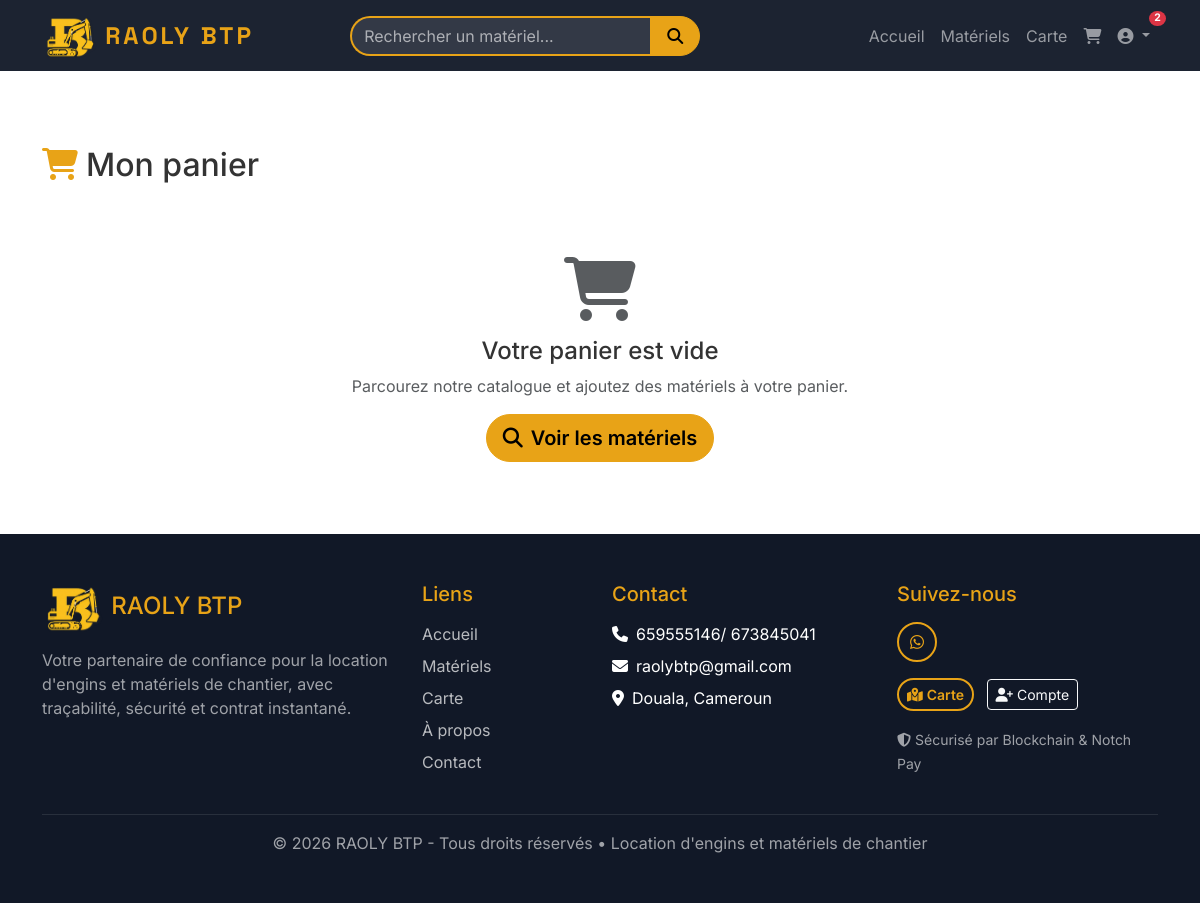
/panier/ (signed in), run on the app's committed database.
### core/models.py (models this page shows, shortened)
class SiteInfo(models.Model):
    company_name = models.CharField(max_length=200, default='RAOLY BTP')
    slogan = models.CharField(max_length=300, blank=True)
    phone = models.CharField(max_length=20, blank=True)
    email = models.EmailField(blank=True)
    address = models.TextField(blank=True)
    about_text = models.TextField(blank=True)
    facebook = models.URLField(blank=True)
    instagram = models.URLField(blank=True)
    twitter = models.URLField(blank=True)
    whatsapp = models.CharField(max_length=20, blank=True)
    google_verification_filename = models.CharField(
        max_length=120,
        blank=True,
        help_text='Ex. google2c82be27c4a4a6e2.html (tel que fourni par Google).',
    )
    google_verification_file_content = models.CharField(
        max_length=500,
        blank=True,
        help_text='Une seule ligne, identique au fichier téléchargé depuis Google.',
    )
    class Meta:
        verbose_name = "Informations du site"
        verbose_name_plural = "Informations du site"

### cart/views.py (the view)
# urls.py: path('', views.cart_view, name='view'),
@login_required
def cart_view(request):
    items = CartItem.objects.filter(user=request.user).select_related('equipment')
    total = sum(item.subtotal for item in items)
    if items.exists():
        rental_date = items.first().rental_date
        return_date = items.first().return_date
    else:
        rental_date = None
        return_date = None
    context = {
        'items': items,
        'total': total,
        'rental_date': rental_date,
        'return_date': return_date,
    }
    return render(request, 'cart/cart.html', context)

### templates/cart/cart.html (shortened to what this page needs)
{% extends 'base.html' %}
{% load humanize %}
{% load pricing %}
{% block content %}
<div class="container py-4">
    <h2 class="mb-4"><i class="fas fa-shopping-cart me-2 text-gold"></i>Mon panier</h2>
    {% if items %}
    {% if not user_can_rent %}
    <div class="alert alert-warning">
        <i class="fas fa-id-card me-2"></i>
        <strong>KYC requis pour payer.</strong>
        <a href="{% url 'accounts:kyc' %}" class="alert-link">Soumettre ou compléter votre dossier</a>.
    </div>
    {% endif %}
    <div class="alert alert-info-custom">
        <i class="fas fa-info-circle me-2"></i>
        <strong>Rappel :</strong> Tous les matériels du panier doivent être pris le <strong>{{ rental_date|date:"d/m/Y" }}</strong> et rendus le <strong>{{ return_date|date:"d/m/Y" }}</strong>.
    </div>
    <div class="row g-4">
        <div class="col-lg-8">
            {% for item in items %}
            <div class="card mb-3 cart-item-card">
                <div class="card-body">
                    <div class="row align-items-center">
                        <div class="col-md-2">
                            {% if item.equipment.image %}
                            <img src="{{ item.equipment.image.url }}" class="img-fluid rounded" alt="{{ item.equipment.name }}">
                            {% else %}
                            <div class="text-center text-muted"><i class="fas fa-truck-loading fa-3x"></i></div>
                            {% endif %}
                        </div>
                        <div class="col-md-4">
                            <h5><a href="{% url 'equipment:detail' item.equipment.slug %}" class="text-dark">{{ item.equipment.name }}</a></h5>
                            <span class="text-muted small">{{ item.equipment.category.name }}</span>
                            <p class="mb-0 text-gold fw-bold">{{ item.equipment|daily_price:request|intcomma }} FCFA/jour</p>
                        </div>
                        <div class="col-md-3">
                            <form method="POST" action="{% url 'cart:update' item.id %}">
                                {% csrf_token %}
                                <div class="mb-2">
                                    <label class="form-label small">Quantité</label>
                                    <input type="number" name="quantity" value="{{ item.quantity }}" min="1" class="form-control form-control-sm" onchange="this.form.submit()">
                                </div>
                                {% if item.equipment.requires_driver %}
                                <div class="form-check">
                                    <input type="checkbox" name="with_driver" class="form-check-input" {% if item.with_driver %}checked{% endif %} onchange="this.form.submit()">
                                    <label class="form-check-label small">Chauffeur (+{{ item.equipment.driver_price_per_day|intcomma }} F/j)</label>
                                </div>
                                {% endif %}
                            </form>
                        </div>
                        <div class="col-md-2 text-end">
                            <p class="fw-bold mb-1">{{ item.subtotal|intcomma }} FCFA</p>
                            <small class="text-muted">{{ item.num_days }} jour{{ item.num_days|pluralize }}</small>
                        </div>
                        <div class="col-md-1 text-end">
                            <a href="{% url 'cart:remove' item.id %}" class="btn btn-sm btn-outline-danger" title="Retirer">
                                <i class="fas fa-trash"></i>
                            </a>
                        </div>
                    </div>
                </div>
            </div>
            {% endfor %}
            <div class="d-flex justify-content-between">
                <a href="{% url 'equipment:list' %}" class="btn btn-outline-secondary">
                    <i class="fas fa-arrow-left me-2"></i>Continuer
                </a>
                <a href="{% url 'cart:clear' %}" class="btn btn-outline-danger" onclick="return confirm('Vider tout le panier ?')">
                    <i class="fas fa-trash me-2"></i>Vider le panier
                </a>
            </div>
        </div>
        <div class="col-lg-4">
            <div class="card summary-card">
                <div class="card-header bg-dark-nav text-white">
                    <h5 class="mb-0"><i class="fas fa-receipt me-2"></i>Récapitulatif</h5>
                </div>
                <div class="card-body">
                    <div class="d-flex justify-content-between mb-2">
                        <span>Période</span>
                        <span>{{ rental_date|date:"d/m" }} - {{ return_date|date:"d/m/Y" }}</span>
                    </div>
                    <div class="d-flex justify-content-between mb-2">
                        <span>Articles</span>
                        <span>{{ items|length }}</span>
                    </div>
                    <hr>
                    {% for item in items %}
                    <div class="d-flex justify-content-between mb-1 small">
                        <span>{{ item.equipment.name }} x{{ item.quantity }}</span>
                        <span>{{ item.subtotal|intcomma }} F</span>
                    </div>
                    {% endfor %}
                    <hr>
                    <div class="d-flex justify-content-between fw-bold fs-5">
                        <span>Total</span>
                        <span class="text-gold">{{ total|intcomma }} FCFA</span>
                    </div>
                    {% if user_can_rent %}
                    <a href="{% url 'payments:checkout' %}" class="btn btn-primary-gold w-100 btn-lg mt-3">
                        <i class="fas fa-credit-card me-2"></i>Passer au paiement
                    </a>
                    {% else %}
                    <a href="{% url 'accounts:kyc' %}" class="btn btn-outline-gold w-100 btn-lg mt-3">
                        <i class="fas fa-id-card me-2"></i>Valider mon identité (KYC)
                    </a>
                    {% endif %}
                    <div class="text-center mt-2">
                        <small class="text-muted"><i class="fas fa-shield-alt me-1"></i>Paiement sécurisé Notch Pay</small>
                    </div>
                </div>
            </div>
            <div class="card mt-3">
                <div class="card-body">
                    <h6><i class="fas fa-exclamation-triangle text-warning me-2"></i>Politique d'annulation</h6>
                    <ul class="list-unstyled small mb-0">
                        <li class="mb-1"><i class="fas fa-check text-success me-1"></i>3 jours avant : 90% remboursé</li>
                        <li class="mb-1"><i class="fas fa-minus text-warning me-1"></i>2 jours avant : 50% remboursé</li>
                        <li><i class="fas fa-times text-danger me-1"></i>1 jour avant : aucun remboursement</li>
                    </ul>
                </div>
            </div>
        </div>
    </div>
    {% else %}
    <div class="text-center py-5">
        <i class="fas fa-shopping-cart fa-4x text-muted mb-3"></i>
        <h4>Votre panier est vide</h4>
        <p class="text-muted">Parcourez notre catalogue et ajoutez des matériels à votre panier.</p>
        <a href="{% url 'equipment:list' %}" class="btn btn-primary-gold btn-lg">
            <i class="fas fa-search me-2"></i>Voir les matériels
        </a>
    </div>
    {% endif %}
</div>
{% endblock %}

### templates/base.html (shortened to what this page needs)
{% load static %}
{% load humanize %}
<!DOCTYPE html>
<html lang="fr">
<head>
    <link href="https://cdn.jsdelivr.net/npm/bootstrap@5.3.2/dist/css/bootstrap.min.css" rel="stylesheet">
    <link href="https://cdnjs.cloudflare.com/ajax/libs/font-awesome/6.5.0/css/all.min.css" rel="stylesheet">
    <link href="https://cdn.jsdelivr.net/npm/flatpickr/dist/flatpickr.min.css" rel="stylesheet">
    <link rel="stylesheet" href="https://unpkg.com/leaflet@1.9.4/dist/leaflet.css" />
    <link href="{% static 'css/style.css' %}" rel="stylesheet">
</head>
<body>
    <nav class="navbar navbar-expand-lg navbar-dark bg-dark-nav fixed-top">
        <div class="container">
            <a class="navbar-brand d-flex align-items-center" href="{% url 'core:home' %}">
                <img src="{% static 'images/logo.png' %}" alt="RAOLY BTP" height="45" class="me-2">
                <span class="brand-text">RAOLY BTP</span>
            </a>
            <div class="collapse navbar-collapse" id="mainNav">
                <form class="d-flex mx-auto search-form" action="{% url 'equipment:list' %}" method="GET">
                    <div class="input-group">
                        <input type="text" class="form-control" name="q" placeholder="Rechercher un matériel..." value="{{ query|default:'' }}">
                        <button class="btn btn-primary-gold" type="submit"><i class="fas fa-search"></i></button>
                    </div>
                </form>
                <ul class="navbar-nav ms-auto">
                    <li class="nav-item"><a class="nav-link" href="{% url 'core:home' %}">Accueil</a></li>
                    <li class="nav-item"><a class="nav-link" href="{% url 'equipment:list' %}">Matériels</a></li>
                    <li class="nav-item"><a class="nav-link" href="{% url 'equipment:map' %}">Carte</a></li>
                    {% if user.is_authenticated %}
                    <li class="nav-item">
                        <a class="nav-link position-relative" href="{% url 'cart:view' %}">
                            <i class="fas fa-shopping-cart"></i>
                        </a>
                    </li>
                    <li class="nav-item dropdown">
                        <a class="nav-link dropdown-toggle" href="#" role="button" data-bs-toggle="dropdown">
                            <i class="fas fa-user-circle"></i>
                            {% if unread_notifications > 0 %}
                            <span class="badge bg-danger badge-notif">{{ unread_notifications }}</span>
                            {% endif %}
                        </a>
                    </li>
                    {% else %}
                    <li class="nav-item"><a class="nav-link btn-login-nav" href="{% url 'accounts:login' %}"><i class="fas fa-sign-in-alt me-1"></i>Connexion</a></li>
                    {% endif %}
                </ul>
            </div>
        </div>
    </nav>
    {% if user.is_authenticated and unread_notifications > 0 %}
    <div class="top-notif-banner">
        <div class="container d-flex align-items-center justify-content-between gap-2">
            <div class="d-flex align-items-center">
                <span>Vous avez <strong>{{ unread_notifications }}</strong> notification{{ unread_notifications|pluralize }} non lue{{ unread_notifications|pluralize }}.</span>
            </div>
            <a href="{% url 'accounts:notifications' %}" class="btn btn-sm btn-light">
            </a>
        </div>
    </div>
    {% endif %}
    <main {% block main_attrs %}style="margin-top: 76px;"{% endblock %}>
        {% block content %}{% endblock %}
    </main>
    {% block site_footer %}
    <footer class="footer-dark py-5">
        <div class="container">
            <div class="row g-4">
                <div class="col-lg-4">
                    <div class="d-flex align-items-center mb-3">
                        <img src="{% static 'images/logo.png' %}" alt="RAOLY BTP" height="50" class="me-2">
                        <h4 class="text-gold mb-0">RAOLY BTP</h4>
                    </div>
                    <p class="text-light-muted mb-3">Votre partenaire de confiance pour la location d'engins et matériels de chantier, avec traçabilité, sécurité et contrat instantané.</p>
                </div>
                <div class="col-lg-2">
                    <h5 class="text-gold mb-3">Liens</h5>
                    <ul class="list-unstyled footer-links">
                        <li><a href="{% url 'core:home' %}">Accueil</a></li>
                        <li><a href="{% url 'equipment:list' %}">Matériels</a></li>
                        <li><a href="{% url 'equipment:map' %}">Carte</a></li>
                        <li><a href="{% url 'core:about' %}">À propos</a></li>
                        <li><a href="{% url 'core:contact' %}">Contact</a></li>
                    </ul>
                </div>
                <div class="col-lg-3">
                    <h5 class="text-gold mb-3">Contact</h5>
                    <ul class="list-unstyled footer-links">
                        {% if site_info %}
                        {% if site_info.phone %}<li><i class="fas fa-phone me-2"></i>{{ site_info.phone }}</li>{% endif %}
                        {% if site_info.email %}<li><i class="fas fa-envelope me-2"></i>{{ site_info.email }}</li>{% endif %}
                        {% if site_info.address %}<li><i class="fas fa-map-marker-alt me-2"></i>{{ site_info.address }}</li>{% endif %}
                        {% endif %}
                    </ul>
                </div>
                <div class="col-lg-3">
                    <h5 class="text-gold mb-3">Suivez-nous</h5>
                    <div class="social-links">
                        {% if site_info.whatsapp %}<a href="https://wa.me/{{ site_info.whatsapp }}" class="social-link"><i class="fab fa-whatsapp"></i></a>{% endif %}
                    </div>
                    <div class="mt-3 footer-quick-actions">
                        <a href="{% url 'equipment:map' %}" class="btn btn-sm btn-outline-gold me-2 mb-2">
                            <i class="fas fa-map-marked-alt me-1"></i>Carte
                        </a>
                        <a href="{% url 'accounts:register' %}" class="btn btn-sm btn-outline-light mb-2">
                            <i class="fas fa-user-plus me-1"></i>Compte
                        </a>
                    </div>
                    <div class="mt-2">
                        <small class="text-light-muted"><i class="fas fa-shield-alt me-1"></i>Sécurisé par Blockchain & Notch Pay</small>
                    </div>
                </div>
            </div>
            <hr class="border-secondary mt-4">
            <p class="text-center text-light-muted mb-0">&copy; {% now "Y" %} RAOLY BTP - Tous droits réservés • Location d'engins et matériels de chantier</p>
        </div>
    </footer>
    {% endblock %}
</body>
</html>

### data on the page
SiteInfo: phone "659555146/ 673845041", email "raolybtp@gmail.com", address "Douala, Cameroun"

### other printed values
{{ unread_notifications }} "2"
